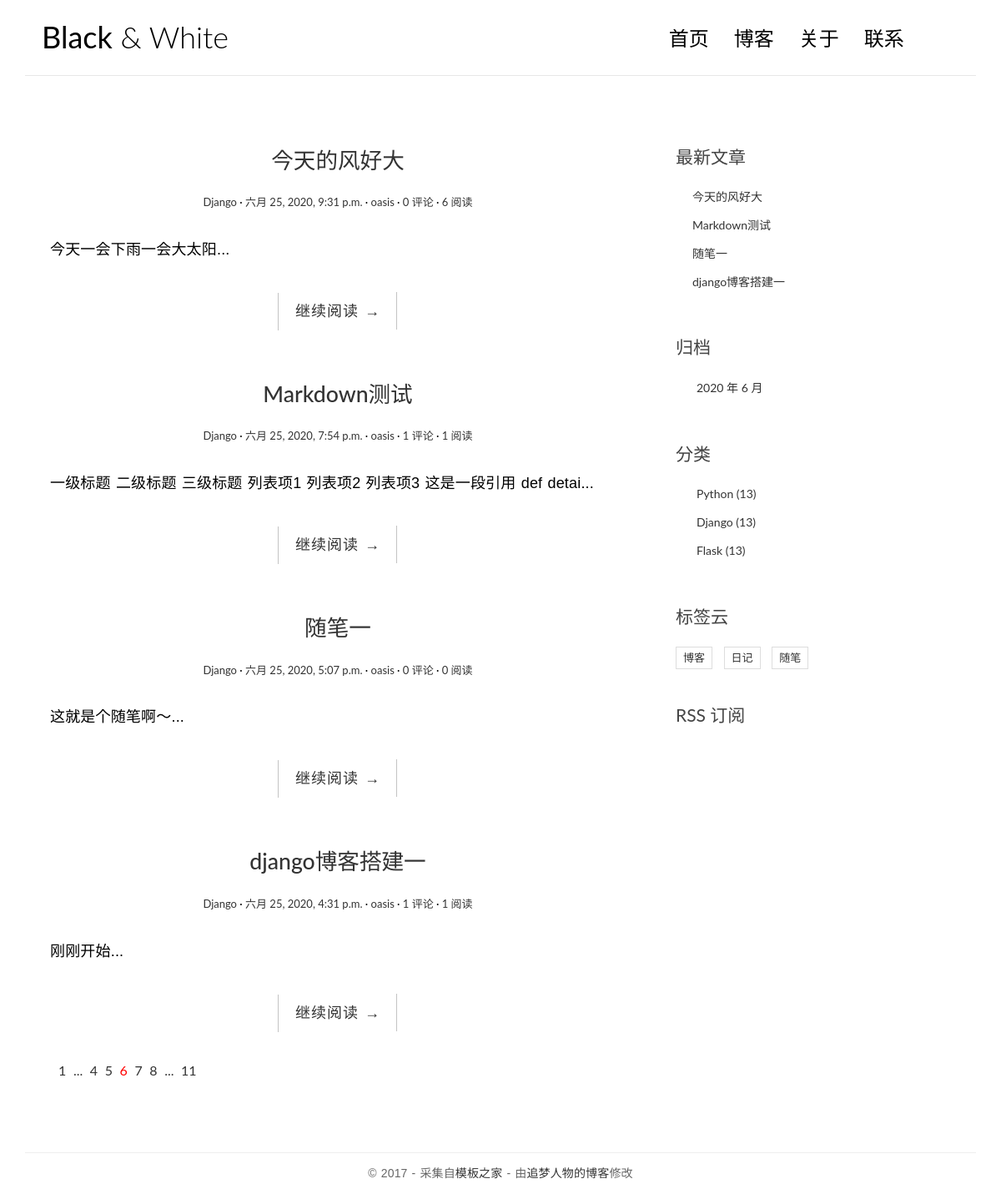
The page / on the database its author committed.
### blog/models.py (models this page shows, shortened)
class Post(models.Model):
    title = models.CharField('标题', max_length=255)
    body = models.TextField('内容')
    excerpt = models.CharField('摘要', max_length=200, blank=True)
    category = models.ForeignKey(
        Category, verbose_name='分类', on_delete=models.CASCADE)
    tags = models.ManyToManyField(
        Tag, verbose_name='标签', blank=True)
    author = models.ForeignKey(
        User, verbose_name='作者', on_delete=models.CASCADE)
    created_time = models.DateTimeField('创建时间', default=timezone.now)
    modified_time = models.DateTimeField('最后修改时间')
    views = models.PositiveIntegerField('阅读量', default=0, editable=False)
    class Meta:
        verbose_name = '文章'
        verbose_name_plural = verbose_name
        ordering = ['-created_time']
    def get_absolute_url(self):
        return reverse('blog:detail', kwargs={'pk': self.pk})

class Category(models.Model):
    category_name = models.CharField('分类', max_length=100)
    def __str__(self):
        return self.category_name
    class Meta:
        verbose_name = '分类'
        verbose_name_plural = verbose_name

class Tag(models.Model):
    tag_name = models.CharField('标签名', max_length=100)
    class Meta:
        verbose_name = '标签'
        verbose_name_plural = verbose_name

### blog/views.py (the view)
# urls.py: path('', IndexView.as_view(), name='index'),
class IndexView(ListView):
    model = Post
    template_name = 'blog/index.html'
    context_object_name = 'post_list'

### blog/templatetags/blog_extras.py (called while the page is built)
@register.inclusion_tag('blog/inclusions/_recent_posts.html', takes_context=True)
def show_recent_posts(context, num=5):
    return {
        'recent_post_list': Post.objects.all()[:num],
    }

@register.inclusion_tag('blog/inclusions/_archives.html', takes_context=True)
def show_archives(context):
    return {
        'date_list': Post.objects.dates('created_time', 'month', order='DESC'),
    }

@register.inclusion_tag('blog/inclusions/_categories.html', takes_context=True)
def show_categories(context):
    return {
        'category_list': Category.objects.all(),
    }

@register.inclusion_tag('blog/inclusions/_tags.html', takes_context=True)
def show_tags(context):
    return {
        'tag_list': Tag.objects.all(),
    }

### templates/blog/index.html
{% extends 'base.html' %}
{% block main %}
    {% for post in post_list %}
        <article class="post post-{{ post.pk }}">
            <header class="entry-header">
                <h1 class="entry-title">
                    <a href="{{ post.get_absolute_url }}">{{ post.title }}</a>
                </h1>
                <div class="entry-meta">
                    <span class="post-category">
                        <a href="{% url 'blog:category' post.pk %}">
                            {{ post.category }}
                        </a>
                    </span>
                    <span class="post-date">
                        <a href="{% url 'blog:archive' post.created_time.year post.created_time.month %}">
                            <time class="entry-date" datetime="{{ post.created_time }}">
                                {{ post.created_time }}
                            </time>
                        </a>
                    </span>
                    <span class="post-author">
                        <a href="{% url 'blog:category' post.pk %}">
                            {{ post.author }}
                        </a>
                    </span>
                    <span class="comments-link">
                        <a href="{{ post.get_absolute_url }}#comment-area">
                            {{ post.comment_set.count }} 评论
                        </a>
                    </span>
                    <span class="views-count">
                        <a href="#">
                            {{ post.views }} 阅读
                        </a>
                    </span>
                </div>
            </header>
            <div class="entry-content clearfix">
                <p>{{ post.excerpt }}...</p>
                <div class="read-more cl-effect-14">
                    <a href="{{ post.get_absolute_url }}" class="more-link">继续阅读 <span class="meta-nav">→</span></a>
                </div>
            </div>
        </article>
    {% empty %}
        <div class="no-post">暂时还没有发布的文章！</div>
    {% endfor %}
    <div class="pagination">
        <ul>
            <li><a href="">1</a></li>
            <li><a href="">...</a></li>
            <li><a href="">4</a></li>
            <li><a href="">5</a></li>
            <li class="current"><a href="">6</a></li>
            <li><a href="">7</a></li>
            <li><a href="">8</a></li>
            <li><a href="">...</a></li>
            <li><a href="">11</a></li>
        </ul>
    </div>
</main>
{% endblock %}

### templates/base.html (shortened to what this page needs)
{% load static %}
{% load blog_extras %}
<!DOCTYPE html>
<html lang="en">
<head>
    <link href="https://cdn.bootcss.com/highlight.js/9.15.8/styles/github.min.css" rel="stylesheet">
    <link href="https://cdn.bootcss.com/bootstrap/3.3.7/css/bootstrap.min.css" rel="stylesheet">
    <link rel="stylesheet" href="https://code.ionicframework.com/ionicons/2.0.1/css/ionicons.min.css">
    <link rel="stylesheet" href="{% static 'blog/css/pace.css' %}">
    <link rel="stylesheet" href="{% static 'blog/css/custom.css' %}">
    <link href="https://cdn.bootcss.com/highlight.js/9.15.8/styles/github.min.css" rel="stylesheet">
</head>
<body>
<div class="container">
    <header id="site-header">
        <div class="row">
            <div class="col-md-4 col-sm-5 col-xs-8">
                <div class="logo">
                    <h1><a href="{% url 'blog:index' %}"><b>Black</b> &amp; White</a></h1>
                </div>
            </div>
            <div class="col-md-8 col-sm-7 col-xs-4">
                <nav class="main-nav" role="navigation">
                    <div class="collapse navbar-collapse" id="bs-example-navbar-collapse-1">
                        <ul class="nav navbar-nav navbar-right">
                            <li class="cl-effect-11"><a href="{% url 'blog:index' %}" data-hover="首页">首页</a></li>
                            <li class="cl-effect-11"><a href="full-width.html" data-hover="博客">博客</a></li>
                            <li class="cl-effect-11"><a href="about.html" data-hover="关于">关于</a></li>
                            <li class="cl-effect-11"><a href="contact.html" data-hover="联系">联系</a></li>
                        </ul>
                    </div>
                </nav>
            </div>
        </div>
    </header>
</div>
<div class="content-body">
    <div class="container">
        <div class="row">
            <main class="col-md-8">
                {% block main %}
                {% endblock main %}
            <aside class="col-md-4">
                {% show_recent_posts %}
                {% show_archives %}
                {% show_categories %}
                {% show_tags %}
                <div class="rss">
                    <a href=""> RSS 订阅</a>
                </div>
            </aside>
        </div>
    </div>
</div>
<footer id="site-footer">
    <div class="container">
        <div class="row">
            <div class="col-md-12">
                <p class="copyright">&copy 2017 - 采集自<a href="http://www.cssmoban.com/"
                                                        target="_blank" title="模板之家">模板之家</a>
                    - 由<a href="http://zmrenwu.com/" title="网页模板" target="_blank">追梦人物的博客</a>修改
                </p>
            </div>
        </div>
    </div>
</footer>
</body>
</html>

### templates/blog/inclusions/_recent_posts.html
<div class="widget widget-recent-posts">
  <h3 class="widget-title">最新文章</h3>
  <ul>
    {% for post in recent_post_list %}
      <li>
        <a href="{{ post.get_absolute_url }}">{{ post.title }}</a>
      </li>
    {% empty %}
      暂无文章！
    {% endfor %}
  </ul>
</div>

### templates/blog/inclusions/_archives.html
<div class="widget widget-archives">
  <h3 class="widget-title">归档</h3>
  <ul>
    {% for date in date_list %}
      <li>
        <a href="{% url 'blog:archive' date.year date.month %}">
          {{ date.year }} 年 {{ date.month }} 月
        </a>
      </li>
    {% empty %}
      暂无归档！
    {% endfor %}
  </ul>
</div>

### templates/blog/inclusions/_categories.html
<div class="widget widget-category">
  <h3 class="widget-title">分类</h3>
  <ul>
    {% for category in category_list %}
      <li>
        <a href="{% url 'blog:category' category.pk %}">
          {{ category.category_name }} <span class="post-count">(13)</span>
        </a>
      </li>
    {% empty %}
      暂无分类！
    {% endfor %}
  </ul>
</div>

### templates/blog/inclusions/_tags.html
<div class="widget widget-tag-cloud">
  <h3 class="widget-title">标签云</h3>
  <ul>
    {% for tag in tag_list %}
      <li>
        <a href="{% url 'blog:tag' tag.pk %}">{{ tag.tag_name }}</a>
      </li>
    {% empty %}
      暂无标签！
    {% endfor %}
  </ul>
</div>

### blog/static/blog/css/custom.css (style rules this page uses)
* { outline: none; }
h1, h2, h3, h4, h5, h6 { margin-top: 0; }
b { font-weight: 400; }
a { color: #333; }
body { color: #444; font-family: 'Lato', sans-serif; }
p { font-family: 'Ubuntu', sans-serif; font-weight: 400; word-spacing: 1px; letter-spacing: 0.01em; }
#site-header { background-color: #FFF; padding: 25px 20px; margin-bottom: 40px; border-bottom: 1px solid #e7e7e7; }
.logo h1 a { color: #000; }
.logo h1 { margin: 0; font-family: 'Lato', sans-serif; font-weight: 300; }
.main-nav { margin-top: 11px; max-width: 95%; }
.main-nav a { color: #000000 !important; padding: 0 0 5px 0 !important; margin-right: 30px; font-family: 'Lato', sans-serif; font-weight: 300; font-size: 24px; }
.cl-effect-11 a { padding: 10px 0; color: #0972b4; text-shadow: none; }
.cl-effect-11 a::before { position: absolute; top: 0; left: 0; overflow: hidden; padding: 0 0 5px 0 !important; max-width: 0; border-bottom: 1px solid #000; color: #000; content: attr(data-hover); white-space: nowrap; -webkit-transition: max-width 0.5s; -moz-transition: max-width 0.5s; transition: max-width 0.5s; }
.content-body { padding-bottom: 4em; }
.post { background: #fff; padding: 30px 30px 0; }
.entry-title { text-align: center; font-size: 1.9em; margin-bottom: 20px; line-height: 1.6; padding: 10px 20px 0; }
.entry-meta { text-align: center; color: #DDDDDD; font-size: 13px; margin-bottom: 30px; }
.entry-content { font-size: 18px; line-height: 1.9; font-weight: 300; color: #000; }
.post-category::after, .post-date::after, .post-author::after, .comments-link::after { content: ' ·'; color: #000; }
.read-more { font-family: 'Ubuntu', sans-serif; font-weight: 400; word-spacing: 1px; letter-spacing: 0.01em; text-align: center; margin-top: 20px; }
.cl-effect-14 a { padding: 0 20px; height: 45px; line-height: 45px; position: relative; display: inline-block; margin: 15px 25px; letter-spacing: 1px; font-weight: 400; text-shadow: 0 0 1px rgba(255, 255, 255, 0.3); }
.cl-effect-14 a::before, .cl-effect-14 a::after { position: absolute; width: 45px; height: 1px; background: #C3C3C3; content: ''; -webkit-transition: all 0.3s; -moz-transition: all 0.3s; transition: all 0.3s; pointer-events: none; }
.cl-effect-14 a::before { top: 0; left: 0; -webkit-transform: rotate(90deg); -moz-transform: rotate(90deg); transform: rotate(90deg); -webkit-transform-origin: 0 0; -moz-transform-origin: 0 0; transform-origin: 0 0; }
.cl-effect-14 a::after { right: 0; bottom: 0; -webkit-transform: rotate(90deg); -moz-transform: rotate(90deg); transform: rotate(90deg); -webkit-transform-origin: 100% 0; -moz-transform-origin: 100% 0; transform-origin: 100% 0; }
.widget { background: #fff; padding: 30px 0 0; }
.widget-title { font-size: 1.5em; margin-bottom: 20px; line-height: 1.6; padding: 10px 0 0; font-weight: 400; }
.widget-recent-posts ul { padding: 0; margin: 0; padding-left: 20px; }
.widget-recent-posts ul li { list-style-type: none; position: relative; line-height: 170%; margin-bottom: 10px; }
.widget-recent-posts ul li::before { content: '\f3d3'; font-family: "Ionicons"; position: absolute; left: -17px; top: 3px; font-size: 16px; color: #000; }
.widget-archives ul { padding: 0; margin: 0; padding-left: 25px; }
.widget-archives ul li { list-style-type: none; position: relative; line-height: 170%; margin-bottom: 10px; }
.widget-archives ul li::before { content: '\f3f3'; font-family: "Ionicons"; position: absolute; left: -25px; top: 1px; font-size: 16px; color: #000; }
.widget-category ul { padding: 0; margin: 0; padding-left: 25px; }
.widget-category ul li { list-style-type: none; position: relative; line-height: 170%; margin-bottom: 10px; }
.widget-category ul li::before { content: '\f3fe'; font-family: "Ionicons"; position: absolute; left: -25px; top: 1px; font-size: 18px; color: #000; }
.widget-tag-cloud ul { padding: 0; margin: 0; margin-right: -10px; }
.widget-tag-cloud ul li { list-style-type: none; font-size: 13px; display: inline-block; margin-right: 10px; margin-bottom: 10px; padding: 3px 8px; border: 1px solid #ddd; }
.rss { font-size: 21px; margin-top: 30px; }
.rss a { color: #444; }
#site-footer { padding-top: 10px; padding: 0 0 1.5em 0; }
.copyright { text-align: center; padding-top: 1em; margin: 0; border-top: 1px solid #eee; color: #666; }
.pagination ul { list-style: none; }
.pagination ul li { display: inline-block; font-size: 16px; margin-right: 5px; }
.current a { color: red; }

### rows shown on the page
Post: title "今天的风好大", category "Django", created_time "六月 25, 2020, 9:31 p.m.", author "oasis", comment_set.count "0", views "6", excerpt "今天一会下雨一会大太阳"
Post: title "Markdown测试", category "Django", created_time "六月 25, 2020, 7:54 p.m.", author "oasis", comment_set.count "1", views "1", excerpt "一级标题 二级标题 三级标题 列表项1 列表项2 列表项3 这是一段引用 def detai"
Post: title "随笔一", category "Django", created_time "六月 25, 2020, 5:07 p.m.", author "oasis", comment_set.count "0", views "0", excerpt "这就是个随笔啊～"
Post: title "django博客搭建一", category "Django", created_time "六月 25, 2020, 4:31 p.m.", author "oasis", comment_set.count "1", views "1", excerpt "刚刚开始"
Category: category_name "Python"
Category: category_name "Django"
Category: category_name "Flask"
Tag: tag_name "博客"
Tag: tag_name "日记"
Tag: tag_name "随笔"

### other values the page prints
{{ date.year }} "2020"
{{ date.month }} "6"
